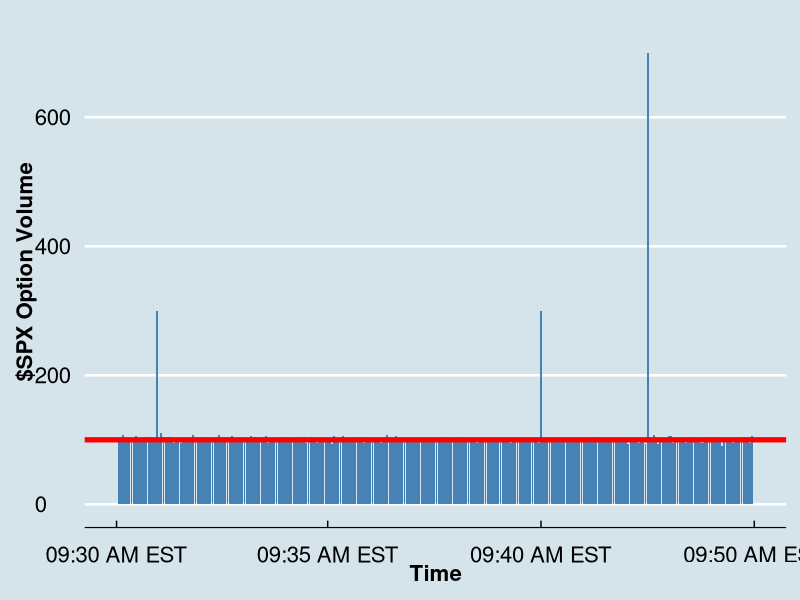

Here is the R script that generated this plot:
library(ggplot2)
library(ggthemes)

df = data.frame(vol = rnorm(500, 100, 3), x_label = 1:500)

df$vol[20]=300
df$vol[200]=300
df$vol[250]=700



ggplot(data=df, aes(x=x_label, y=vol)) +
	geom_bar(stat="identity", fill="steelblue")+
	scale_y_continuous(limits = c(0, 720))+
  	scale_x_continuous(limits = c(1, 300), breaks = c(1, 100, 200, 300), labels=c('09:30 AM EST', '09:35 AM EST', '09:40 AM EST', '09:50 AM EST'))+
	xlab("Time") +
  	ylab("$SPX Option Volume") +
  	geom_hline(aes(yintercept=100), color="red", size=1.8)+
	theme_economist()+
	theme(text = element_text(size=16), 
		  axis.title.x = element_text(size=16, face="bold"),
		  axis.title.y = element_text(size=16, face="bold")
		  ) 


